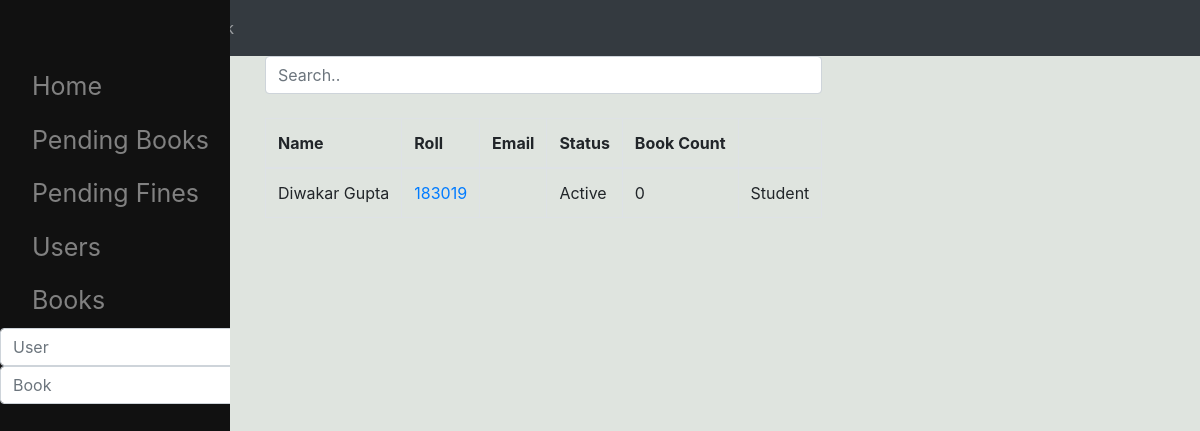
/Alluser, run on an earlier commit of the app's database.
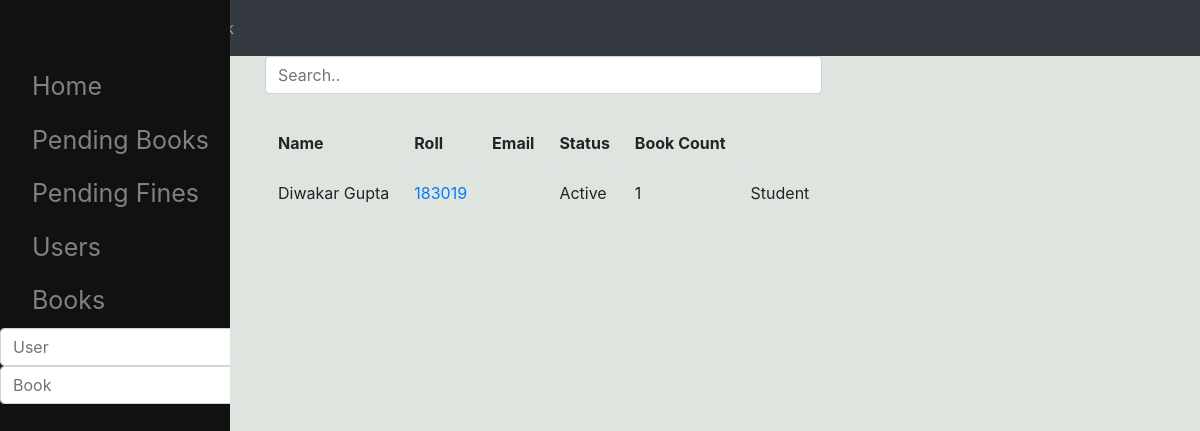
And on a later commit of the database.
### lm/models.py (models this page shows, shortened)
class Student(models.Model):
    name = models.CharField(max_length=30,default=' ',editable=True)
    roll = models.IntegerField(editable=True,primary_key=True)
    image_path = models.ImageField(default='../static/lm/anon.png',editable=True)
    email = models.EmailField(blank=True,editable=True)
    payable_amount = models.IntegerField(default=0,editable=True)
    is_student = models.BooleanField(default=True,editable=True)
    is_active = models.BooleanField(default=True,null=False,editable=True)
    exist = models.BooleanField(default=True)
    bookCount = models.IntegerField(default=0)

### lm/views.py (the view)
# urls.py: path('Alluser' , views.Users.as_view() , name='alluser'),
class Users(generic.ListView):
    template_name = 'lm/allUsers.html'
    def get_queryset(self):
        return Student.objects.all()

### lm/templates/lm/allUsers.html (shortened to what this page needs)
{% extends 'lm/base.html' %}
{% block body %}
<input class="form-control" id="myInput" type="text" placeholder="Search..">
  <br>
<table class="table table-bordered">
    <thead>
      <tr>
        <th>Name</th>
        <th>Roll</th>
        <th>Email</th>
          <th>Status</th>
          <th>Book Count</th>
          <th></th>
      </tr>
    </thead>
     <tbody id="myTable" >
     {% for u in object_list %}
      <tr>
          <td>{{u.name }}</td>
          <td><a href="{% url 'lm:user' u.pk %}" >{{u.roll }}</a></td>
          <td>{{ u.email }}</td>
          <td>{%if u.is_active %}Active{%else%}Deactivated{%endif%}</td>
          <td>{{ u.bookCount }}</td>
          <td>{%if u.is_student %}Student{% else %}Faculty{% endif %}</td>
      </tr>
{% endfor %}
     </tbody>
</table>
{% endblock %}

What changed in the data, as far as the page shows it:
changed Student "Diwakar Gupta": bookCount "0" → "1"
